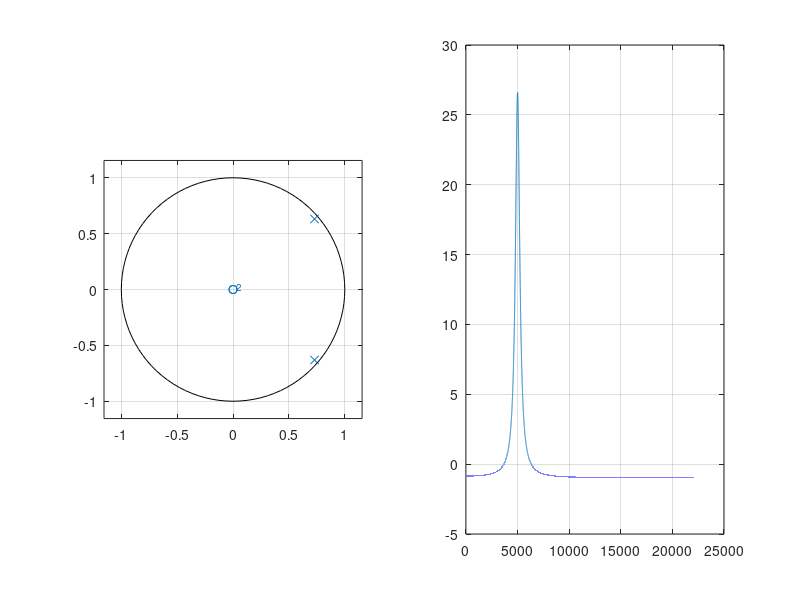
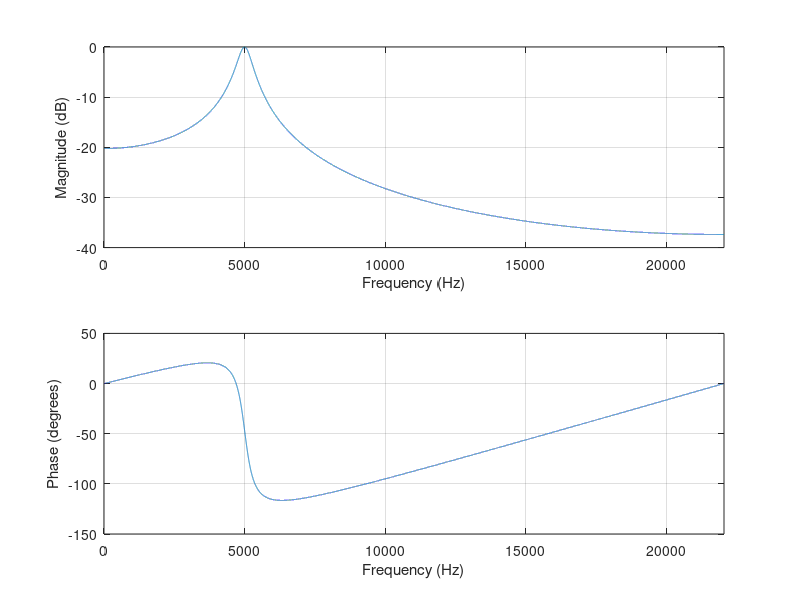

These figures' MATLAB source, in order:
Fs = 44100;
dt = 1/Fs;

# bandwidth hz
Fb = 500;
# normalized
B = 2*pi*Fb/Fs'
#pole radius
A = 1 - B/2;
# peak frequency
F0 = 5000;
# pole frequency
w0 = F0 / Fs*2*pi;
wx=acos(cos(w0)*2*A/(1+A^2));
# normalized amp
a0 = (1 - A^2)*sin(wx);
# Filter difference eqn
#y(n) = a0*x(n)-(-2*a*cos(wx))*y(n-1)-A^2*y(n-2);
# Xfer fn
#H(n) = a0 / (1 + (-2*A*cos(wx))z^-1 + A^2z^-2);

num = [a0];
den = [1,-2*A*cos(wx), A^2];
zero = roots(num);
pole = roots(den);

figure
subplot(1,2,1);
zplane(num, den);
subplot(1,2,2);
[~, F]=freqz(num,den,Fs,Fs);
[Grd,~]=grpdelay(num,den,Fs,Fs);
plot(F, Grd); grid on;

figure
freqz(num, den, Fs, Fs);



